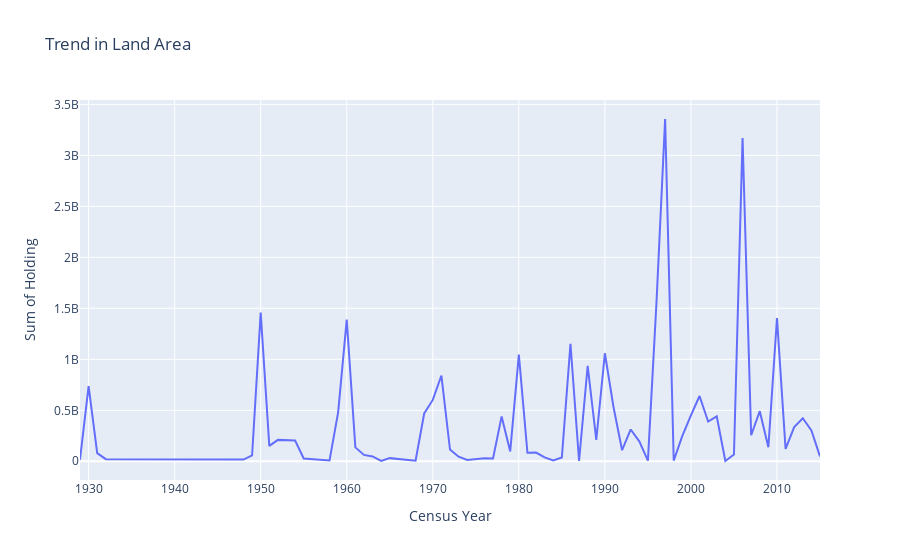

Write notebook code for a chart like this one.
### Code cell
px.line(x='Census Year', y ='Value',data_frame=Year_Area ,title='Trend in Land Area',labels={"Value":"Sum of Holding"})
